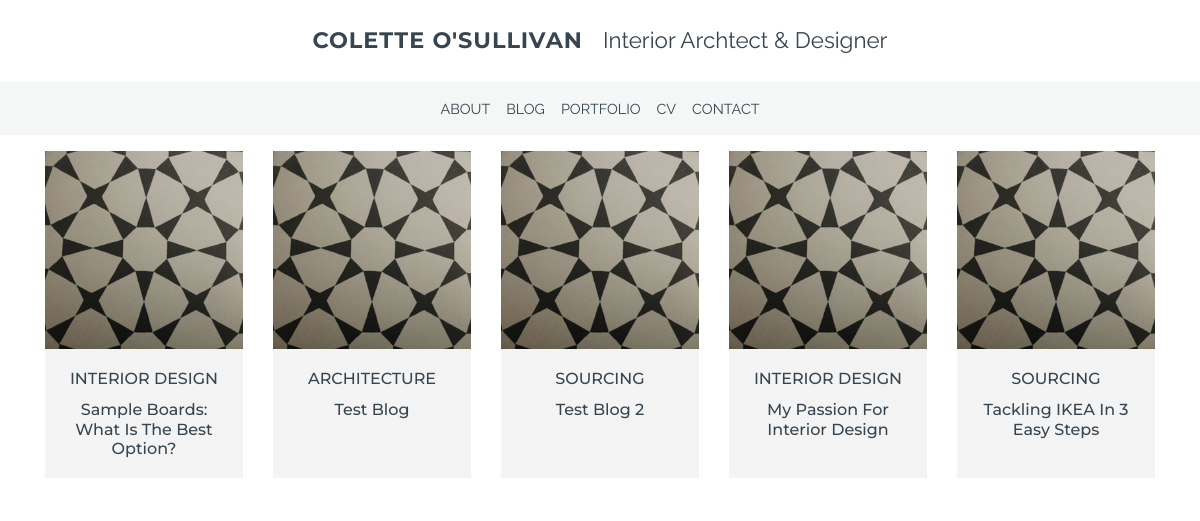
Screenshot of /blog/ with the database file from the repository.
### blog/models.py (models this page shows, shortened)
class Blog(models.Model):
    category = models.ForeignKey('Category', null=True, on_delete=models.CASCADE, related_name='blogs')
    title = models.CharField(max_length=200, blank=True)
    date = models.DateField(default=timezone.now)
    image = models.ImageField(blank=True)
    content = models.TextField(blank=True)

class Category(models.Model):
    title = models.CharField(max_length=100)

### blog/views.py (the view)
# urls.py: path('', views.blogs, name='blogs'),
def blogs(request):
    blogs = Blog.objects.all().order_by('-date')
    context = {'blogs': blogs}
    return render(request, 'blog/blogs.html', context)

### blog/templates/blog/blogs.html (shortened to what this page needs)
{% extends 'base.html' %}
{% load static %}
{% block content%}
<div class="card-deck">
    {% for blog in blogs %}
        <div class="card rounded-0 border-0" style="width: 18rem;">
            <img src="{% static 'image/play6.jpg' %}" class="card-img-top image-fluid rounded-0" alt="Placeholder image">
            <div class="card-body text-center stone mb-3">
                <a href="{% url 'blog' pk=blog.id %}">
                <h3 class="card-title">{{ blog.category.title }}</h3>
                <h4 class="card-text">{{ blog.title }}</h4>
            </a>
            </div>
        </div>
    {% endfor %}
</div>
{% endblock %}

### static/css/main.css (style rules this page uses)
body { font-family: 'Merriweather', serif; font-family: 'Raleway', sans-serif; color: #36454f }
h1, h2, h3, h4 { font-family: 'Montserrat', sans-serif; }
h3 { font-size: 1rem; }
h4 { font-size: 1rem; }
.stone { background-image: linear-gradient(to right, #f4f4f4, #f3f3f3); }
a { color: #36454f; }

### rows the page displays
Blog: category "INTERIOR DESIGN", title "Sample Boards: What Is The Best Option?"
Blog: category "ARCHITECTURE", title "Test Blog"
Blog: category "SOURCING", title "Test Blog 2"
Blog: category "INTERIOR DESIGN", title "My Passion For Interior Design"
Blog: category "SOURCING", title "Tackling IKEA In 3 Easy Steps"
